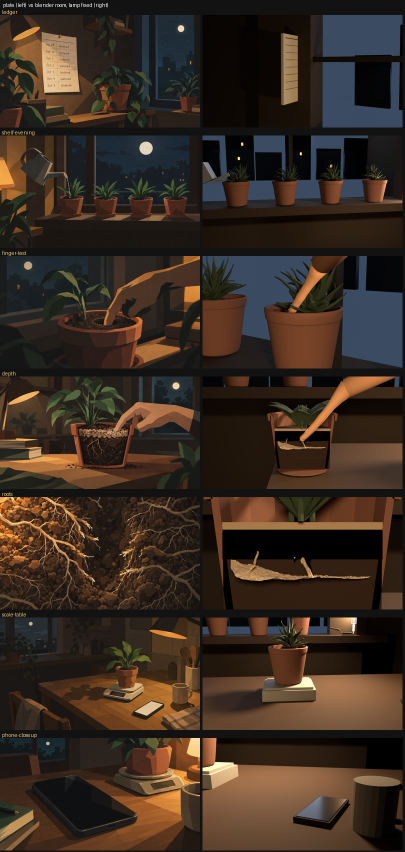
#> input picture tools/blender/plate-vs-room.png, 810 x 1703 px (shown at 1/2 size)
$ python -i make-refs.py   (imports and definitions only)
#> lines starting #> are read from the running program, lines starting #| are printed output that depends on the picture
#!/usr/bin/env python3
"""Build the attachments that make the generated plates agree with the room.

Two kinds, both regenerated from source rather than hand-made:

  layout-<shot>.png   the Blender room from that shot's camera. This is the
                      only thing that actually fixes continuity, because the
                      room cannot disagree with itself. Lifted toward a common
                      brightness: the renders are a night room and three of
                      them sit under mean 40, which is right for the look and
                      useless as a guide, since you cannot place a pot you
                      cannot see. A fixed gamma was wrong the other way, it
                      washed the already-lit shots to near white, so each one
                      is solved for the exponent that lands it on the target.

  ref-palette.png     the palette as a picture. The hex codes in the style
                      block were ignored on all fourteen plates: foliage came
                      back at hue 60 to 102 against a spec of 134, olive rather
                      than green. A swatch is a reference it will look at.

  python3 tools/hero-gen/make-refs.py
"""
import os, glob
from PIL import Image, ImageDraw, ImageFont, ImageEnhance

HERE = os.path.dirname(os.path.abspath(__file__))
ROOT = os.path.abspath(os.path.join(HERE, '..', '..'))
SRC, DST = os.path.join(ROOT, 'tools', 'blender', 'out'), os.path.join(HERE, 'refs')
TARGET = 96.0

def font(sz):
    for p in ('/usr/share/fonts/truetype/dejavu/DejaVuSansMono-Bold.ttf',
              '/usr/share/fonts/truetype/dejavu/DejaVuSans-Bold.ttf'):
        try:
            return ImageFont.truetype(p, sz)
        except OSError:
            pass
    return ImageFont.load_default()

def meanL(im):
    return sum(im.convert('L').resize((64, 64)).getdata()) / 4096

def lift(im, target=TARGET):
    """Solve for the gamma that puts this image's mean at `target`."""
    lo, hi = 0.20, 1.00
    for _ in range(18):
        g = (lo + hi) / 2
        lut = [min(255, int(255 * ((i / 255) ** g))) for i in range(256)]
        m = meanL(im.point(lut * 3))
        if m < target:
            hi = g
        else:
            lo = g
    lut = [min(255, int(255 * ((i / 255) ** g))) for i in range(256)]
    return im.point(lut * 3), g

# [11 lines not run here, left out]

P = [('ground',       '#1E1913', 'darkest ground and shadow'),
     ('ground light', '#2E2820', 'the lighter ground step'),
     ('paper',        '#F5F0E2', 'paper, text, the lit edge'),
     ('foliage',      '#2F5D3A', 'leaves in shadow.  GREEN, not olive'),
     ('foliage lit',  '#43794F', 'leaves in light.   GREEN, not olive'),
     ('terracotta',   '#8C4F43', 'pots. MUTED, less saturated than the accent'),
     ('night sky',    '#22303C', 'sky through the window'),
     ('accent',       '#C98A3A', 'ONE thing only, under 1% of the picture')]
W, SW, ROW, PAD = 1360, 300, 112, 44
card = Image.new('RGB', (W, ROW * len(P) + 112), (24, 21, 17))
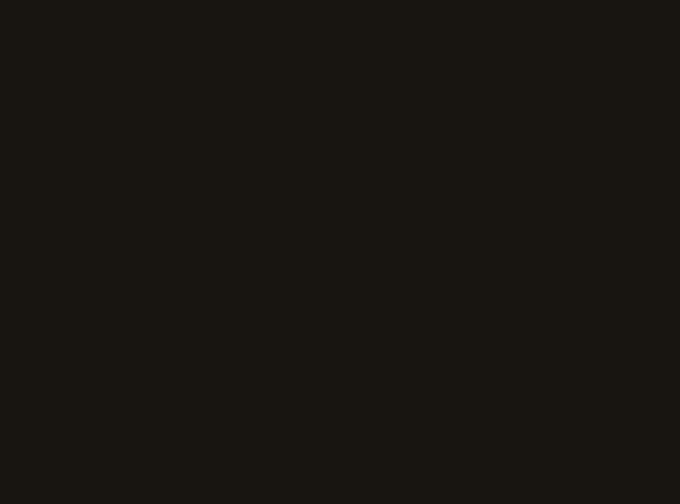
#> card: PIL image 1360x1008 RGB (shown at 1/2 size); mean R, G, B 24, 21, 17
d = ImageDraw.Draw(card)
# [9 lines not run here, left out]

>>> from PIL import Image
>>> picture = Image.open('../blender/plate-vs-room.png')
#> picture is the input picture: PIL image 810x1703 RGB; mean R, G, B 58.2, 44.6, 33.9
>>> result = lift(picture)
#> the loop in lift, `for _ in range(18):` made 18 passes
#> m on passes 1 to 12: 85.37, 118.9, 100.4, 92.61, 96.41, 94.47, 95.48, 95.83, 96.19, 96.08, 95.9, 95.93
